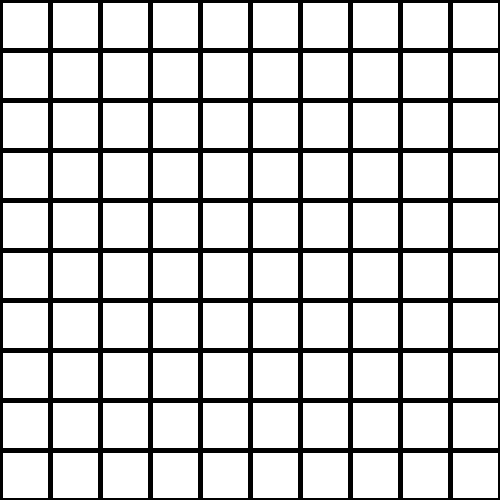
Frame 1 (no input)
Frame 60 (the mouse pressed at the canvas centre just before this capture): identical to frame 1, image omitted
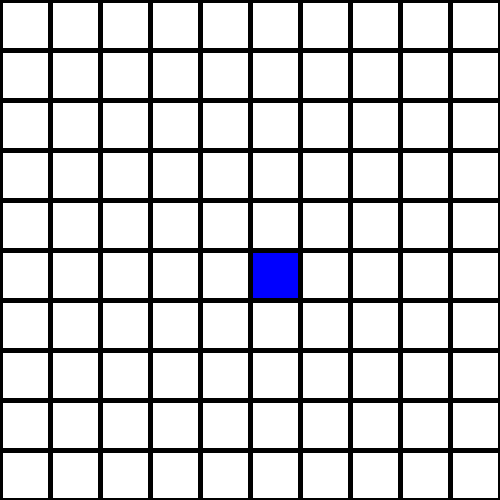
Frame 120 (the mouse held since frame 60 and released just before this capture)

The Processing sketch that drew these frames (run headless with seeded random() and noise(); from frame 60 on, the mouse is pressed at the canvas centre):

// Processing sketch: CRCP6310_2D_Arrays
// ── CRCP6310_2D_Arrays.pde
// 2D Array Applications
// Tetris - Grid

// 2D Grid
// Cells
// - n rows & cols
// - cell: occupied by a block or free
// Blocks
// - Click to place a block
// - When you have a full row of blocks,
//   the blocks disapear
// Time Permitting:
// - blocks fall to bottom of the screen

int rows;
int cols;

Cell[][] cells;

ArrayList<Block> blocks;

void setup() {
  size(500, 500);
  rows = 10;
  cols = rows;

  // initialize the cells array
  cells = new Cell[rows][cols];

  // cells[0] ==> [ Cell, Cell, Cell, ...];
  printArray(cells[0]);
  println();

  // initialize each cell in the 2D array
  for (int row = 0; row < rows; row++) {
    for (int col = 0; col < cols; col++) {
      cells[row][col] = new Cell();
    }
  }

  printArray(cells[0]);
  
  blocks = new ArrayList<Block>();
}

void draw() {
  background(255);

  float w = width / (float)cols;
  float h = height / (float)rows;

  for (int row = 0; row < rows; row++) {
    for (int col = 0; col < cols; col++) {
      float x = w * col;
      float y = h * row;
      cells[row][col].display(x, y, w, h);
    }
  }
  
  if (frameCount % 180 == 0) {
    gridCheck();
    
    
    for (int i = 0; i < blocks.size(); i++) {
      blocks.get(i).move(); 
    }
  }
}

void mousePressed() {
  float w = width / (float)cols;
  float h = height / (float)rows;
  int col = (int)(mouseX / w);
  int row = (int)(mouseY / h);

  if (isValidCol(col) && isValidRow(row)) {
    if (cells[row][col].isFree) {
      blocks.add(new Block(row, col));
    }
  }
}

void keyPressed() {
  if (key == ' ') {
    println("block count = " + blocks.size()); 
  }
}

void gridCheck() {
  for (int row = 0; row < rows; row++) {
    boolean isBlocked = isRowBlocked(row);

    if (isBlocked) {
      freeRow(row);
      destroyBlocks(row);
    }
  }
}

boolean isRowBlocked(int row) {
  boolean isBlocked = true;

  if (isValidRow(row)) {
    for (int col = 0; col < cols; col++) {
      if (cells[row][col].isFree) {
        isBlocked = false;
        break;
      }
    }
  }

  return isBlocked;
}

void freeRow(int row) {
  if (isValidRow(row)) {
    for (int col = 0; col < cols; col++) {
      cells[row][col].free();
    }
  }
}

boolean isValidRow(int row) {
  return (row >= 0) && (row < rows);
}

boolean isValidCol(int col) {
 return (col >= 0) && (col < cols);
}

void destroyBlocks(int row) {
  IntList toDelete = new IntList();
  
  for (int i = 0; i < blocks.size(); i++) {
    if (blocks.get(i).row == row) {
      toDelete.append(i); 
    }
  }
  
  for (int i = toDelete.size() - 1; i >= 0; i--) {
    int deleteIndex = toDelete.get(i);
    blocks.remove(deleteIndex);
  }
}

// ── Block.pde
class Block {
  int row;
  int col;
  
  Block(int row, int col) {
    this.row = row;
    this.col = col;
    occupy();
  }
  
  void move() {
    if (isSpace()) {
      leave();
      row++;
      occupy();
    }
  }
  
  void leave() {
    if (isValidRow(row) && isValidCol(col)) {
      cells[row][col].free(); 
    }
  }
  
  void occupy() {
    if (isValidRow(row) && isValidCol(col)) {
      cells[row][col].block(); 
    }
  }
  
  boolean isSpace() {
    boolean isSpace = false;
    
    if (isValidRow(row + 1)) {
      isSpace = cells[row + 1][col].isFree;
    }
    
    return isSpace;
  }
}

// ── Cell.pde
class Cell {
  boolean isFree;

  Cell() {
    isFree = true;
  }

  void display(float x, float y, float w, float h) {
    if (isFree) {
      noFill();
    } else {
      fill(0, 0, 255);
    }

    stroke(0);
    strokeWeight(5);
    rect(x, y, w, h);
  }
  
  void block() {
    isFree = false; 
  }
  
  void free() {
    isFree = true;
  }
}
